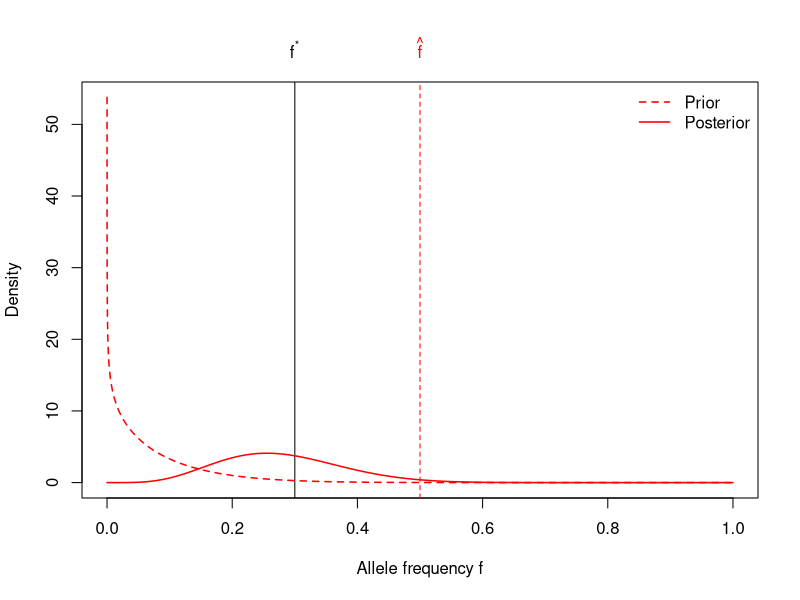

This figure's R source:
#---------------------------------------------------
# Function to simulate data
#---------------------------------------------------
simData <- function(f, N){
  #simulate genotypes
  g <- rbinom(N, 2, f);
  
  #determin counts n_0, n_1, n_2
  n <- tabulate(g+1, nbin=3); 
  return(n);
};

#---------------------------------------------------
# Function to calculate log-likelihood and MLE
# Note: only proportional to full likelihood
#---------------------------------------------------
calcLL <- function(n, f){
  #Note: indexes in R are 1,2,3 for genotypes 0,1,2
  return((n[2] + 2*n[3]) * log(f) + (n[2] + 2*n[1]) * log(1-f));
};

calcMLE <- function(n){
  #return maximum likelihood estimate
  return((n[2]+2*n[3])/(2*sum(n)));
}

#---------------------------------------------------
# Function to calculate prior and posterior density
#---------------------------------------------------
priorDensity <- function(f, alpha, beta){
  return(dbeta(f, alpha, beta));
};

posteriorDensity <- function(f, n, alpha, beta){
  #Note: indexes in R are 1,2,3 for genotypes 0,1,2
  return(dbeta(f, alpha+n[2]+2*n[3], beta+n[2]+2*n[1]));
};

calcPriorPosterior <- function(n, alpha, beta, length.out=100000){
  #Note: beta distribution not defined at f=0 and f=1 if alpha,beta < 1
  f <- seq(0, 1, length.out=length.out)[2:(length.out-1)];
  prior <- priorDensity(f, alpha, beta);
  
  #get posterior
  posterior <- posteriorDensity(f, n, alpha, beta);

  #return
  return(data.frame(f=f, prior=prior, posterior=posterior));
}

#---------------------------------------------------
# Function to plot
#---------------------------------------------------
plotPriorPosterior <- function(densities, col='red', ylim=c(0, max(max(densities$prior), max(densities$posterior))), true_f=NA, MLE=NA, plotPrior=TRUE, plotPosterior=TRUE, plotMLE=TRUE, plotLegend=TRUE, add=FALSE, lwd=1.5){
  #open plot
  if(!add){
    plot(0, type='n', xlab="Allele frequency f", ylab="Density", xlim=c(0,1), ylim=ylim);
  }  
  
  #add MLE
  if(!is.na(MLE)){
    lines(rep(MLE, 2), par("usr")[3:4], lty=2, col=col);
    axis(side=3, at=MLE, labels=quote(hat("f")), col = NA, tick=FALSE, col.axis=col);
  }
  
  #plot true_f
  if(!is.na(true_f)){
    lines(rep(true_f, 2), par("usr")[3:4], lty=1, col='black');
    axis(side=3, at=true_f, labels=expression(f^'*'), col = NA, tick=FALSE);
  }
  
  #plot
  if(plotPrior){
    lines(densities$f, densities$prior, col=col, lty=2, lwd=lwd);
  }
  if(plotPosterior){
    lines(densities$f, densities$posterior, col=col, lty=1, lwd=lwd);
  }
  
  #add legend
  if(plotLegend){
    if(which(densities$posterior==max(densities$posterior))/length(densities$posterior) < 0.5){
      legend('topright', bty='n', lty=c(2,1), legend=c("Prior", "Posterior"), col=col, lwd=lwd);
    } else {
      legend('topleft', bty='n', lty=c(2,1), legend=c("Prior", "Posterior"), col=col, lwd=lwd);
    }
  }
};
  
#---------------------------------------------------
# Simulate and plot
#---------------------------------------------------
true_f <- 0.3;
n <- simData(true_f, N=5);

#or use data from example in script
#n <- c(12,11,2); 

#set prior
alpha <- 0.8;
beta <- 10;

#calculate and plot
densities <- calcPriorPosterior(n, alpha, beta);
MLE <- calcMLE(n);
plotPriorPosterior(densities, true_f=true_f, MLE=MLE);

